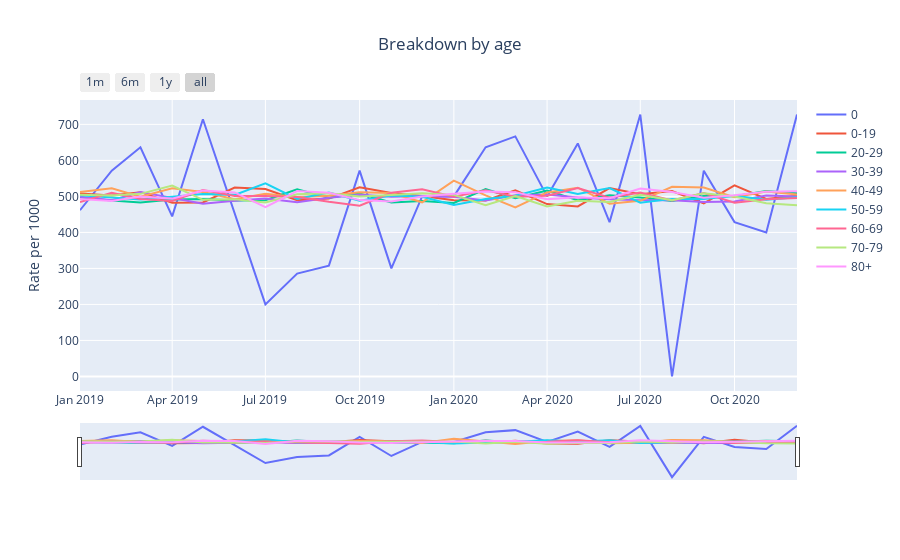

The notebook cell saved with this chart:
### Code cell
plot_measures(measures_df_by_age, title='Breakdown by age',measure_id='measure_1', column_to_plot='rate', category='age_band', y_label='Rate per 1000')
